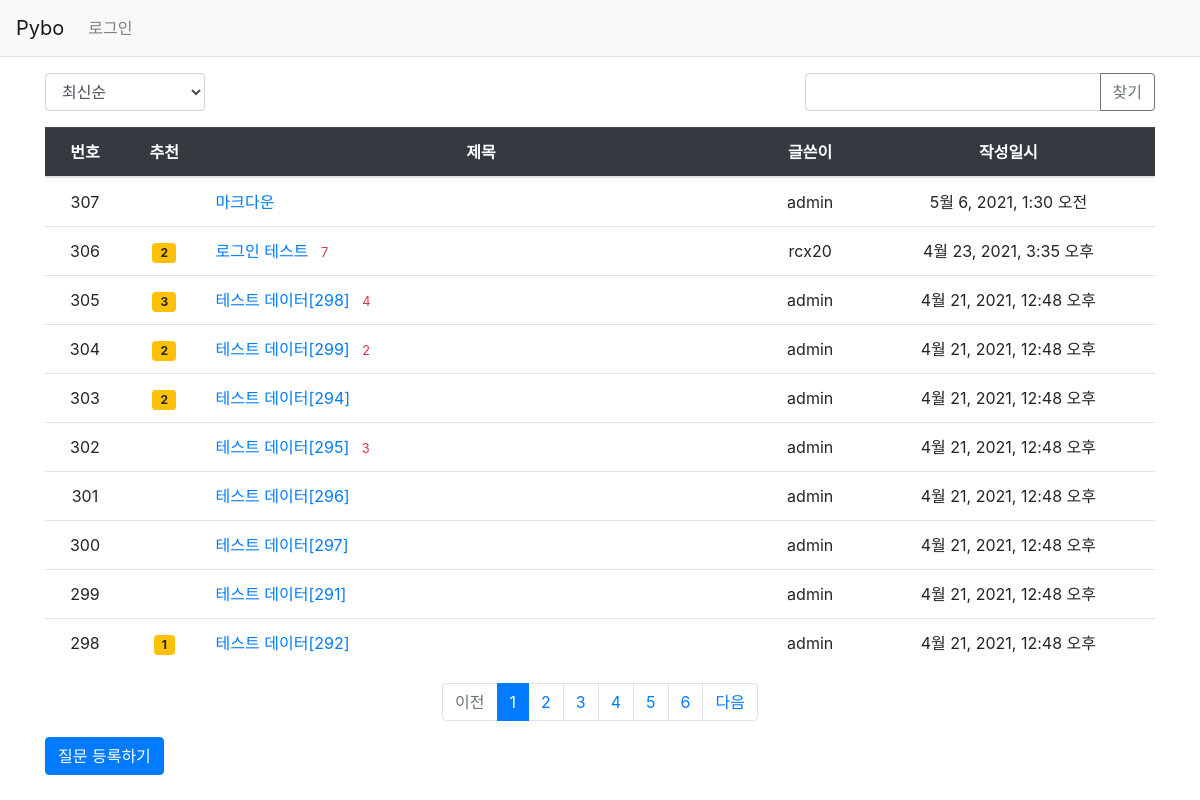
Screenshot of /pybo/ with the database file from the repository.
### pybo/models.py (models this page shows, shortened)
class Question(models.Model):
    author=models.ForeignKey(User, on_delete=models.CASCADE, related_name='author_question')
    subject=models.CharField(max_length=200)
    content=models.TextField()
    create_date=models.DateTimeField()
    modify_date=models.DateTimeField(null=True, blank=True)
    voter=models.ManyToManyField(User, related_name='voter_question')

### pybo/views/base_views.py (the view, shortened to what this page needs)
# urls.py: path('', base_views.index, name='index'), #/페이지에 해당하는 urlpatterns
def index(request):
    page=request.GET.get('page', '1') #페이지
    kw=request.GET.get('kw', '')
    so=request.GET.get('so', 'recent')
    if so == 'recommend':
        question_list=Question.objects.annotate(
            num_voter=Count('voter')).order_by('-num_voter', '-create_date')
    elif so =='popular':
        question_list=Question.objects.annotate(
            num_answer=Count('answer')).order_by('-num_answer', '-create_date')
    else:
        question_list=Question.objects.order_by('-create_date')
    paginator=Paginator(question_list,10)
    page_obj=paginator.get_page(page)
    context={'question_list':page_obj, 'page':page, 'kw':kw, 'so':so}
    return render(request, 'pybo/question_list.html', context)

### pybo/templatetags/pybo_filter.py (called while the page is built)
@register.filter
def sub(value, arg):
    return value - arg

### templates/pybo/question_list.html (shortened to what this page needs)
{% extends 'base.html' %}
{% load pybo_filter %}
{% block content %}
<div class="container my-3">
    <div class="row justify-content-between my-3">
        <div class="col-2">
            <select class="form-control so">
                <option value="recent" {% if so == 'recent' %}selected{% endif %}>
                    최신순
                </option>
            </select>
        </div>
        <div class="col-4 input-group">
            <input type="text" class="form-control kw" value="{{ kw|default_if_none:'' }}">
            <div class="input-group-append">
                <button class="btn btn-outline-secondary" type="button" id="btn_search">찾기</button>
            </div>
        </div>
    </div>
    <table class="table">
        <thread>
            <tr class="text-center thead-dark">
                <th>번호</th>
                <th>추천</th>
                <th style="width:50%">제목</th>
                <th>글쓴이</th>
                <th>작성일시</th>
            </tr>
        </thread>
        <tbody>
            {% if question_list %}
            {% for question in question_list %}
            <tr class="text-center">
                <td>{{question_list.paginator.count|sub:question_list.start_index|sub:forloop.counter0|add:1}}</td>
                <td>
                    {% if question.voter.all.count > 0 %}
                    <sapn class="badge badge-warning px-2 py-1">
                        {{ question.voter.all.count }}
                    </sapn>
                    {% endif %}
                </td>
                <td class="text-left">
                    <a href="{% url 'pybo:detail' question.id %}">
                        {{ question.subject}}
                        {% if question.answer_set.count > 0 %}
                            <sapn class="text-danger small ml-2">
                                {{ question.answer_set.count }}
                            </sapn>
                        {% endif %}
                    </a>
                </td>
                <td>{{ question.author.username }}</td>
                <td>{{ question.create_date }}</td>
            </tr>
            {% endfor %}
            {% else %}
            <tr>
                <td colspan="3">질문이 없습니다</td>
            </tr>
            {% endif %}
        </tbody>
    </table>
    <ul class="pagination justify-content-center">
        {% if question_list.has_previous %}
        <li class="page-item">
            <a class="page-link" data-page="{{ question_list.previous_page_number }}" href="#">이전</a>
        </li>
        {% else %}
        <li class="page-item disabled">
            <a class="page-link" tabindex="-1" aria-disabled="true" href="#">이전</a>
        </li>
        {% endif %}
        {% for page_number in question_list.paginator.page_range %}
        {% if page_number >= question_list.number|add:-5 and page_number <= question_list.number|add:5 %}
            {% if page_number == question_list.number %}
            <li class="page-item active" aria-current="page">
                <a class="page-link" data-page="{{ page_number }}" href="#">{{ page_number }}</a>
            </li>
            {% else %}
            <li class="page-item">
                <a class="page-link" data-page="{{ page_number }}" href="#">{{ page_number }}</a>
            </li>
            {% endif %}
        {% endif %}
        {% endfor %}
        {% if question_list.has_next %}
        <li class="page-item">
            <a class="page-link" data-page="{{ question_list.next_page_number }}" href="#">다음</a>
        </li>
        {% endif %}
    </ul>
    <a href="{% url 'pybo:question_create' %}" class="btn btn-primary">질문 등록하기</a>
</div>
{% endblock %}

### templates/base.html (shortened to what this page needs)
{% load static %}
<!doctype html>
<html lang="ko">
    <head>
        <link rel="stylesheet" type="text/css" href="{% static 'bootstrap.min.css' %}">
        <link rel="stylesheet" type="text/css" href="{% static 'style.css' %}">
    </head>
    <body>
        {% include "navbar.html" %}
        {% block content %}
        {% endblock %}
    </body>
</html>

### templates/navbar.html (shortened to what this page needs)
<nav class="navbar navbar-expand-lg navbar-light bg-light border-bottom">
    <a class="navbar-brand" href="{% url 'pybo:index' %}">Pybo</a>
    <div class="collapse navbar-collapse flex-grow-0" id="navbarNav">
        <ul class="navbar-nav">
            <li class="nav-item">
                {% if user.is_authenticated %}
                <a class="nav-link" href="{% url 'common:logout' %}">
                    {{ user.username }} (로그아웃)
                </a>
                {% else %}
                <a class="nav-link" href="{% url 'common:login' %}">로그인</a>
                {% endif %}
            </li>
        </ul>
    </div>
</nav>

### rows the page displays
Question: paginator.count|sub "307", subject "마크다운", author.username "admin", create_date "5월 6, 2021, 1:30 오전"
Question: paginator.count|sub "306", voter.all.count "2", subject "로그인 테스트", answer_set.count "7", author.username "rcx20", create_date "4월 23, 2021, 3:35 오후"
Question: paginator.count|sub "305", voter.all.count "3", subject "테스트 데이터[298]", answer_set.count "4", author.username "admin", create_date "4월 21, 2021, 12:48 오후"
Question: paginator.count|sub "304", voter.all.count "2", subject "테스트 데이터[299]", answer_set.count "2", author.username "admin", create_date "4월 21, 2021, 12:48 오후"
Question: paginator.count|sub "303", voter.all.count "2", subject "테스트 데이터[294]", author.username "admin", create_date "4월 21, 2021, 12:48 오후"
Question: paginator.count|sub "302", subject "테스트 데이터[295]", answer_set.count "3", author.username "admin", create_date "4월 21, 2021, 12:48 오후"
Question: paginator.count|sub "301", subject "테스트 데이터[296]", author.username "admin", create_date "4월 21, 2021, 12:48 오후"
Question: paginator.count|sub "300", subject "테스트 데이터[297]", author.username "admin", create_date "4월 21, 2021, 12:48 오후"
Question: paginator.count|sub "299", subject "테스트 데이터[291]", author.username "admin", create_date "4월 21, 2021, 12:48 오후"
Question: paginator.count|sub "298", voter.all.count "1", subject "테스트 데이터[292]", author.username "admin", create_date "4월 21, 2021, 12:48 오후"

### other values shown
{{ page_number }} "1"
{{ page_number }} "2" "3" "4" "5" "6"
